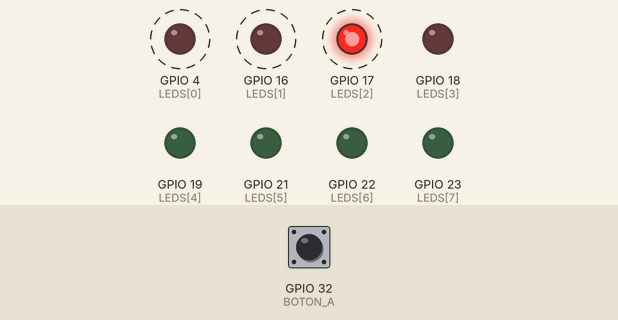
This sketch was run on a simulated ESP32. Shown: output pins drawn as LEDs (lit = HIGH). Dashed ring = blinking. Inputs (shaded band) come from the test bench; at power-on: GPIO 32 (BOTON_A) HIGH. What the sketch prints to the serial monitor is not drawn.

Above: at 1.2 s.
1.3 s: GPIO 32 (BOTON_A) pulled LOW for 0.15 s
At 3.87 s:
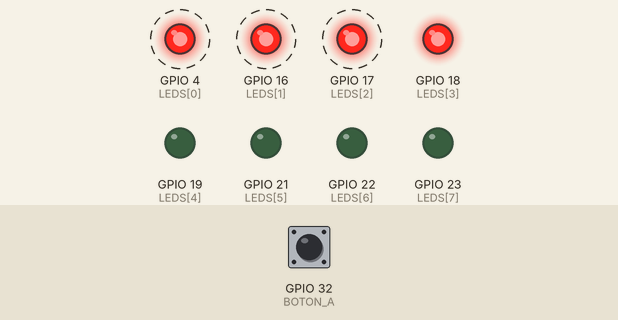
4.3 s: GPIO 32 (BOTON_A) pulled LOW for 1 s
At 5.87 s:
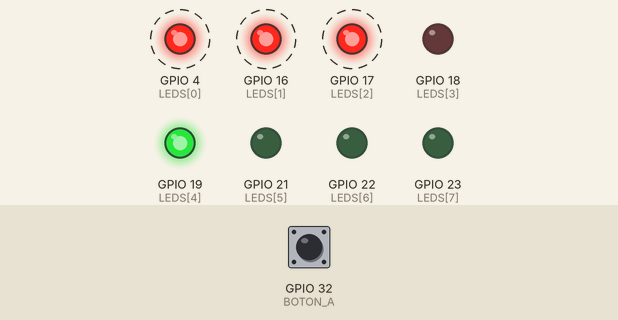
7.3 s: GPIO 32 (BOTON_A) pulled LOW for 0.15 s
At 7.87 s:
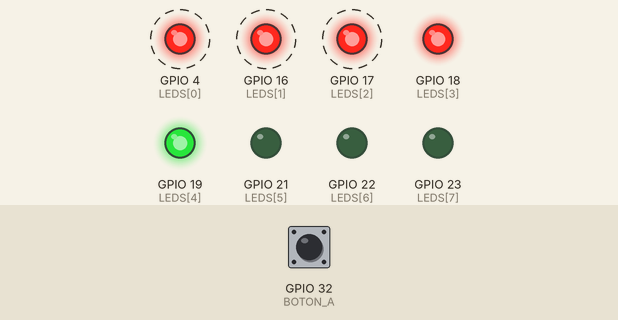
10.3 s: GPIO 32 (BOTON_A) pulled LOW for 3.2 s
At 11.87 s:
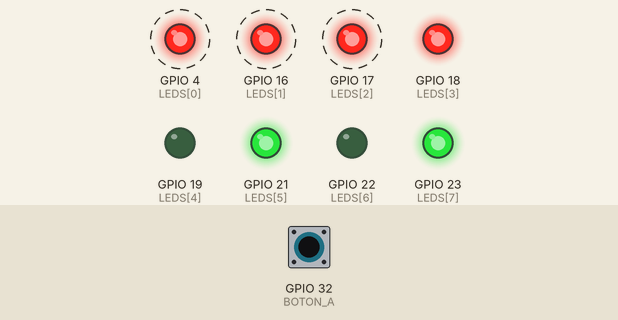
15.0 s: GPIO 32 (BOTON_A) pulled LOW for 0.15 s
At 15.87 s:
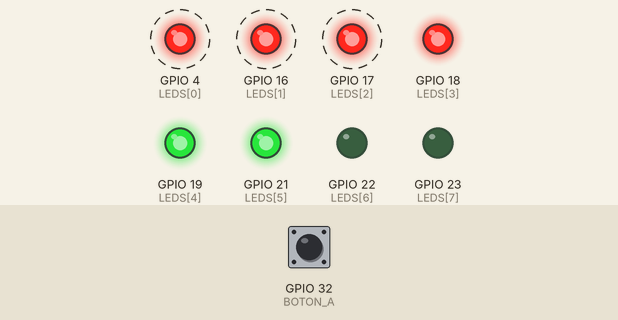
18.0 s: GPIO 32 (BOTON_A) pulled LOW for 1 s
At 19.87 s:
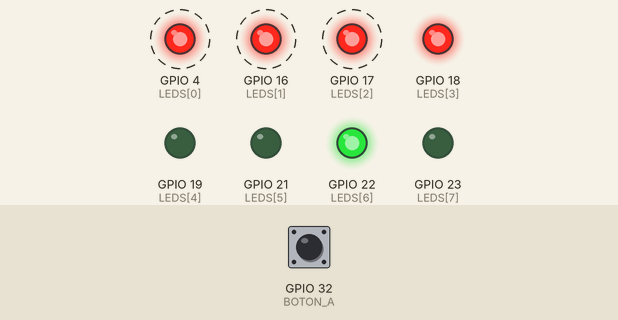
Timing chart, 0 to 23.7 s (numbered marks = the images above; inputs shaded):
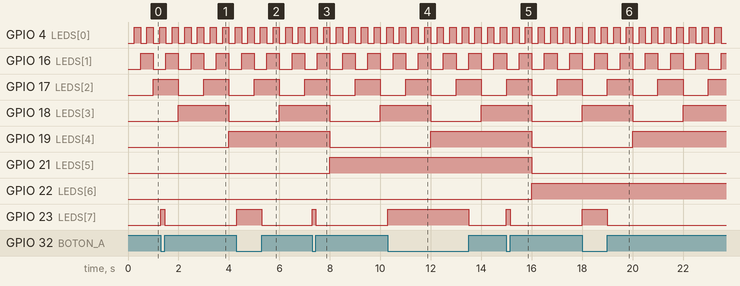

Measured:
- after the input at 1.3 s, GPIO 23 (LEDS[7]): LOW → HIGH at once, → LOW 0.15 s later
- after the input at 4.3 s, GPIO 23 (LEDS[7]): LOW → HIGH at once, → LOW 1.0 s later
- after the input at 7.3 s, GPIO 23 (LEDS[7]): LOW → HIGH at once, → LOW 0.15 s later
- after the input at 10.3 s, GPIO 23 (LEDS[7]): LOW → HIGH at once, → LOW 3.2 s later
- after the input at 15.0 s, GPIO 23 (LEDS[7]): LOW → HIGH at once, → LOW 0.15 s later
- after the input at 18.0 s, GPIO 23 (LEDS[7]): LOW → HIGH at once, → LOW 1.0 s later
- by itself, GPIO 4 (LEDS[0]): alternates HIGH for 0.25 s and LOW for 0.25 s
- by itself, GPIO 16 (LEDS[1]): alternates HIGH for 0.50 s and LOW for 0.50 s

The sketch:

sketch.ino
```cpp
// Clase 7 - Ejemplo 4: Divisor de frecuencia / contador asincrónico (ripple)
// L0 cambia cada 250 ms (parpadea a 2 Hz).
// Cada LED siguiente cambia cuando el anterior BAJA de 1 a 0,
// como una cadena de flip-flops T: L1 parpadea a 1 Hz, L2 a 0,5 Hz, ...
// Mirados juntos, L0..L6 cuentan en binario.
// Mientras tanto, L7 copia el pulsador A AL INSTANTE: con delay() no se podría.

#include <Arduino.h>

const int LEDS[8] = {4, 16, 17, 18, 19, 21, 22, 23};  // L0 ... L7
const int BOTON_A = 32;

const unsigned long MEDIO_PERIODO = 250;   // ms entre cambios de L0
unsigned long ultimoTic = 0;               // cuándo cambió L0 por última vez

bool etapa[7] = {false, false, false, false, false, false, false};  // los 7 flip-flops

void setup() {
  Serial.begin(115200);
  for (int i = 0; i < 8; i++) {
    pinMode(LEDS[i], OUTPUT);
  }
  pinMode(BOTON_A, INPUT_PULLUP);
  Serial.printf("Divisor de frecuencia ripple en L0..L6. Apretar A: L7\n");
}

void loop() {
  // Tarea 1: el reloj del contador, sin delay()
  if (millis() - ultimoTic >= MEDIO_PERIODO) {
    ultimoTic = millis();                  // anotar la hora

    // La primera etapa siempre cambia; la siguiente solo si esta bajó de 1 a 0
    int i = 0;
    bool propagar = true;
    while (propagar && i < 7) {
      etapa[i] = !etapa[i];
      digitalWrite(LEDS[i], etapa[i]);
      propagar = (etapa[i] == false);     // flanco descendente -> sigue la cadena
      i++;
    }
  }

  // Tarea 2: atender el pulsador, en cada vuelta de loop()
  digitalWrite(LEDS[7], digitalRead(BOTON_A) == LOW);
}
```
